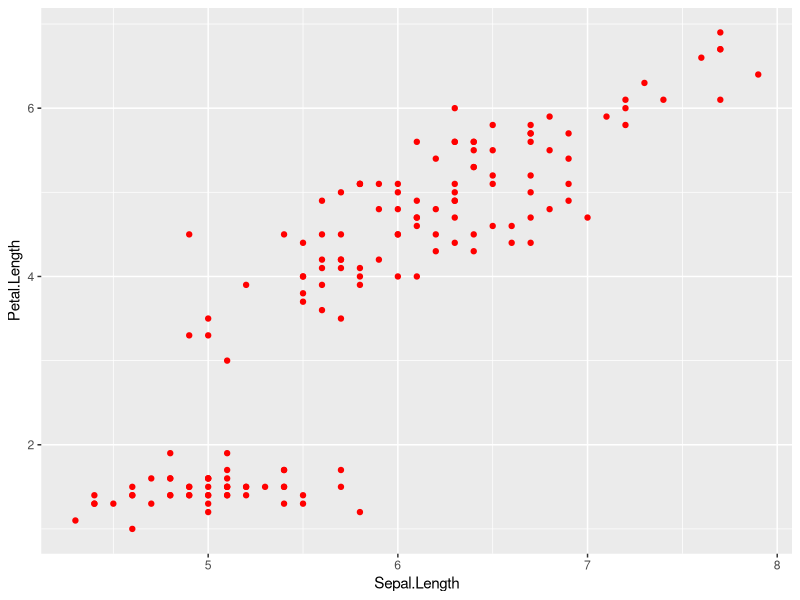

This figure's R source:
## ---- chunk 1
knitr::opts_chunk$set(echo = FALSE)
## ---- chunk 2

## ---- chunk 3

## ---- chunk 4
library(ggplot2)
## ---- chunk 5
ggplot(iris, aes(x = Sepal.Length, y = Petal.Length)) +
  geom_point(color = "red")
